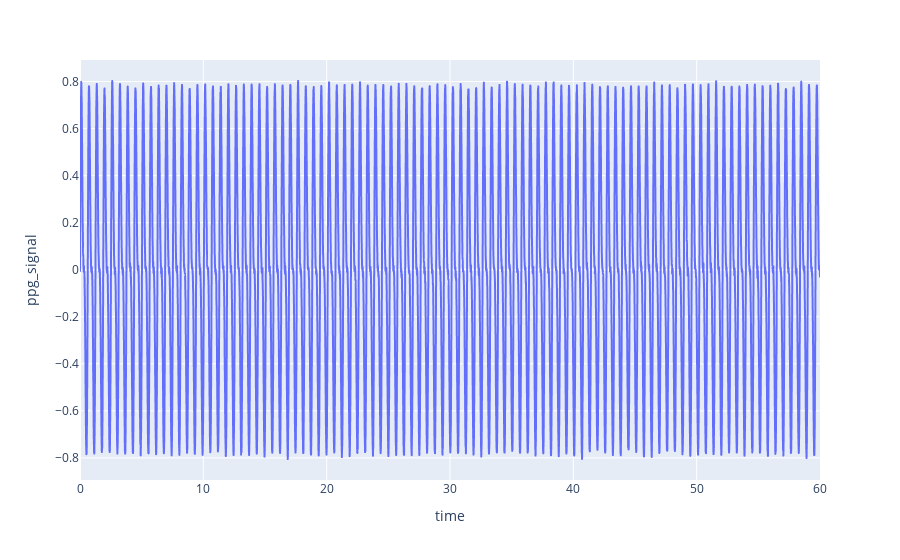

The code cell stored with this chart in its notebook:
### Code cell
import plotly.express as px


fig = px.line(am,x='time',y='ppg_signal')
fig.show()

### Figure 1 — Plotly figure (JSON) as saved in the notebook; plotly's stock layout.template omitted (floating-point values rounded to 4 significant figures; data arrays with more than 128 entries replaced by an {"elided": "..."} marker saying what was removed)
{"data": [{"hovertemplate": "time=%{x}<br>ppg_signal=%{y}<extra></extra>", "legendgroup": "", "line": {"color": "#636efa", "dash": "solid"}, "marker": {"symbol": "circle"}, "mode": "lines", "name": "", "showlegend": false, "type": "scattergl", "x": {"elided": "6000 float values"}, "xaxis": "x", "y": {"elided": "6000 float values"}, "yaxis": "y"}], "layout": {"legend": {"tracegroupgap": 0}, "margin": {"t": 60}, "xaxis": {"anchor": "y", "domain": [0, 1], "title": {"text": "time"}}, "yaxis": {"anchor": "x", "domain": [0, 1], "title": {"text": "ppg_signal"}}}}
